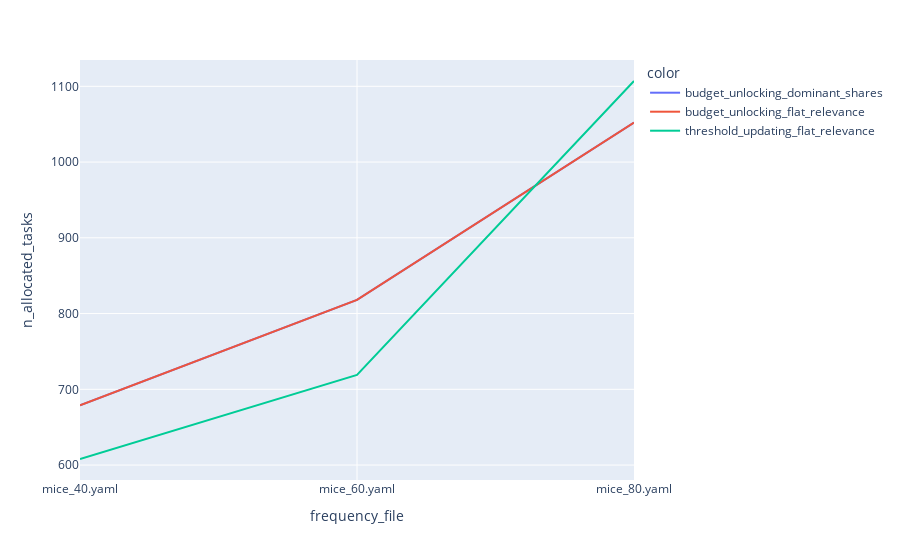

This figure's notebook cell:
### Markdown cell above
#### BudgetUnlocking + Dominant_Shares vs ThresholdUpdating (NaiveAverage) + FlatRelevance
- N = 120

### Code cell
logs = LOGS_PATH.joinpath("ray/run_and_report_2021-10-03_23-52-45")
df = load_ray_experiment(logs)
q1 = df.sort_values(["frequency_file"]).sort_values(["frequency_file"])

X = pd.concat([q,q1]).sort_values(["frequency_file"])
X['color'] = X['scheduler'] + "_" + X['scheduler_metric']
px.line(X, x="frequency_file", y="n_allocated_tasks", color='color')

### Figure 1 — Plotly figure (JSON) as saved in the notebook; plotly's stock layout.template omitted (floating-point values rounded to 4 significant figures)
{"data": [{"hovertemplate": "color=budget_unlocking_dominant_shares<br>frequency_file=%{x}<br>n_allocated_tasks=%{y}<extra></extra>", "legendgroup": "budget_unlocking_dominant_shares", "line": {"color": "#636efa", "dash": "solid"}, "marker": {"symbol": "circle"}, "mode": "lines", "name": "budget_unlocking_dominant_shares", "orientation": "v", "showlegend": true, "type": "scatter", "x": ["mice_40.yaml", "mice_60.yaml", "mice_80.yaml"], "xaxis": "x", "y": [679, 818, 1052], "yaxis": "y"}, {"hovertemplate": "color=budget_unlocking_flat_relevance<br>frequency_file=%{x}<br>n_allocated_tasks=%{y}<extra></extra>", "legendgroup": "budget_unlocking_flat_relevance", "line": {"color": "#EF553B", "dash": "solid"}, "marker": {"symbol": "circle"}, "mode": "lines", "name": "budget_unlocking_flat_relevance", "orientation": "v", "showlegend": true, "type": "scatter", "x": ["mice_40.yaml", "mice_60.yaml", "mice_80.yaml"], "xaxis": "x", "y": [679, 818, 1052], "yaxis": "y"}, {"hovertemplate": "color=threshold_updating_flat_relevance<br>frequency_file=%{x}<br>n_allocated_tasks=%{y}<extra></extra>", "legendgroup": "threshold_updating_flat_relevance", "line": {"color": "#00cc96", "dash": "solid"}, "marker": {"symbol": "circle"}, "mode": "lines", "name": "threshold_updating_flat_relevance", "orientation": "v", "showlegend": true, "type": "scatter", "x": ["mice_40.yaml", "mice_60.yaml", "mice_80.yaml"], "xaxis": "x", "y": [608, 719, 1107], "yaxis": "y"}], "layout": {"legend": {"title": {"text": "color"}, "tracegroupgap": 0}, "margin": {"t": 60}, "xaxis": {"anchor": "y", "domain": [0, 1], "title": {"text": "frequency_file"}}, "yaxis": {"anchor": "x", "domain": [0, 1], "title": {"text": "n_allocated_tasks"}}}}
